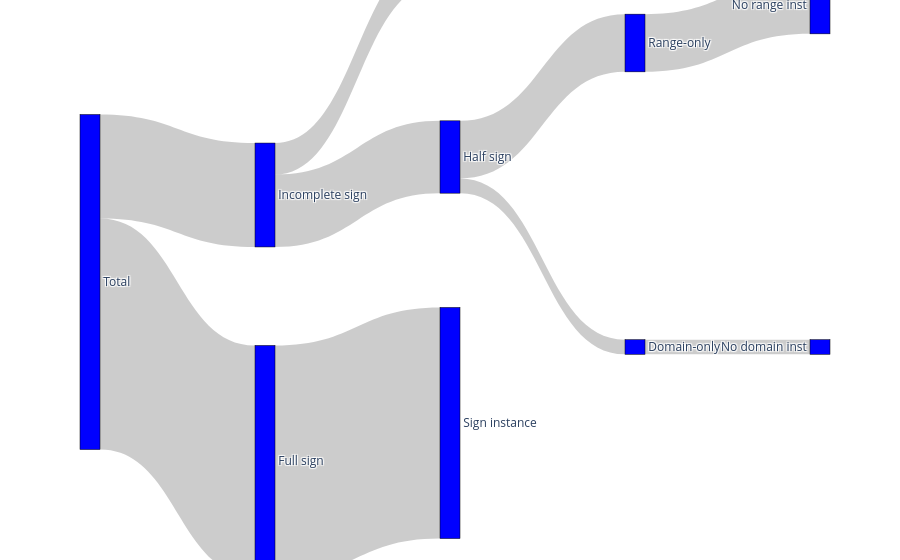

Notebook source saved alongside this figure:
### Code cell
print("\n TRAIN SPLIT \n")

display_chart(splits=["train"], x_divider=4, y_offset=0.55)

### Figure 1 — Plotly figure (JSON) as saved in the notebook; plotly's stock layout.template omitted (floating-point values rounded to 4 significant figures)
{"data": [{"link": {"source": [0, 0, 1, 2, 2, 3, 3, 5, 6], "target": [1, 2, 9, 4, 3, 5, 6, 7, 8], "value": [103255, 46423, 103255, 14099, 32324, 6545, 25779, 6545, 25779]}, "node": {"color": "blue", "label": ["Total", "Full sign", "Incomplete sign", "Half sign", "Unsigned", "Domain-only", "Range-only", "No domain inst", "No range inst", "Sign instance"], "line": {"color": "black", "width": 0.5}, "pad": 15, "thickness": 20, "x": [0, 0.25, 0.25, 0.5, 0.5, 0.75, 0.75, 1, 1, 0.5], "y": [0.55, 0.95, 0.25, 0.15, -0.35, 0.65, -0.15, 0.65, -0.25, 0.85]}, "type": "sankey"}], "layout": {"autosize": true}}
